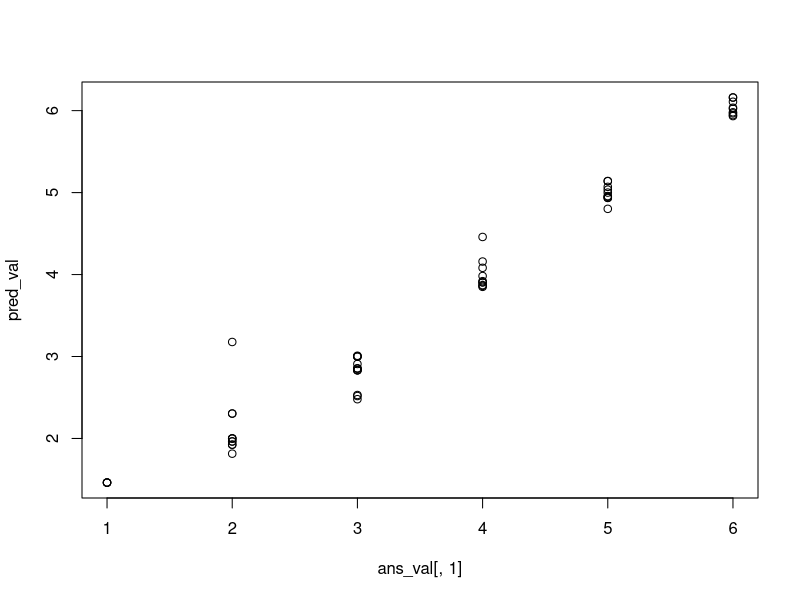
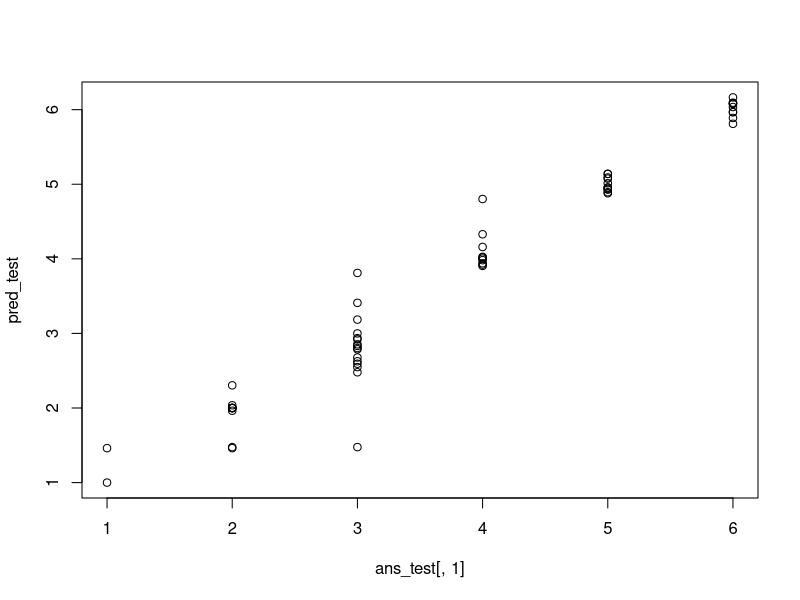

Recreate these plots in R, in order.
## ---- chunk 1
##Load libraries
library(caret)
library(tm)
library(ggplot2)
library(stats)
## ---- chunk 2
##Read and clean data
answers <- read.csv("question.csv")
answers[,2] <- as.vector(answers[,2])
for(i in 1:299){
     answers[i,2] <- removePunctuation(answers[i,2])
     answers[i,2] <- tolower(answers[i,2])
}
## ---- chunk 3
##Parse responses and explore data
review_answers <- answers[,2]
review_source <- VectorSource(review_answers)
corpus <- Corpus(review_source)
corpus <- tm_map(corpus, removeWords, stopwords("english"))
corpus <- tm_map(corpus, stemDocument)
ans <- DocumentTermMatrix(corpus)
ans2 <- as.matrix(ans)
ans3 <- cbind(answers[,1], ans2)
## ---- chunk 4
##Create partition
set.seed (1229)
inTrain <- createDataPartition(ans3[, 1], p=0.60, list=F)
tempSet <- ans3[-inTrain, ] 
trainSet <- ans3[inTrain, ]
inTrain2 <- createDataPartition(tempSet[, 1], p=0.50, list=F)   
valSet <- tempSet[-inTrain2, ] 
testSet <- tempSet[inTrain2, ]   
## ---- chunk 5
##Linear Model
ans_train <- data.frame(trainSet)
model1 <- lm(V1~., ans_train)
pred_train <- predict(model1,ans_train)
cor1 <- cor(round(pred_train), ans_train[,1])
cor1
## ---- chunk 6
##Run linear model on ValSet
ans_val <- data.frame(valSet)
pred_val <- predict(model1,ans_val)
cor2 <- cor(round(pred_val), ans_val[,1])
cor2
## ---- chunk 7
##Run linear model on test_set
ans_test <- data.frame(testSet)
pred_test <- predict(model1,ans_test)
cor3 <- cor(round(pred_test), ans_test[,1])
cor3
## ---- chunk 8
plot(ans_val[,1],pred_val)

## ---- chunk 9
plot(ans_test[,1],pred_test)
